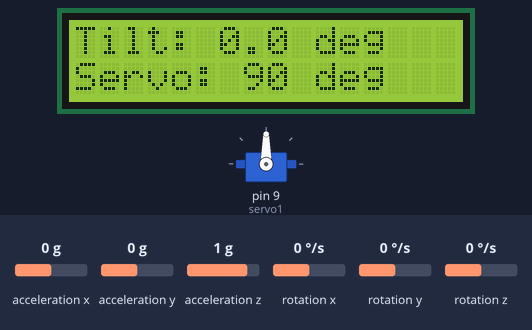
The sketch below on a simulated Arduino Uno, built with avr-gcc and run on an emulated ATmega328P. On the bench: servo, 16×2 character LCD. The inputs (shaded band) are chosen by the test bench; at power-on: acceleration y 0 g, acceleration z 1 g, acceleration x 0 g, rotation x 0 °/s, rotation y 0 °/s, rotation z 0 °/s.

Above: at 1.2 s.
1.3 s: acceleration y set to -1.4 g
At 1.54 s:
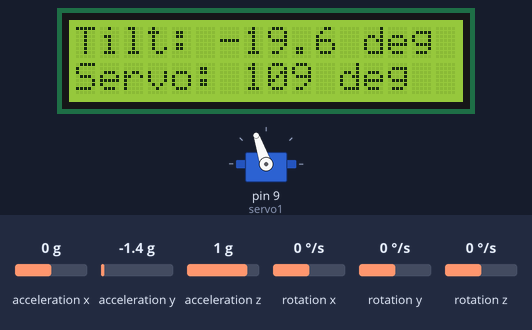
3.2 s: acceleration z set to 0 g
At 3.28 s:
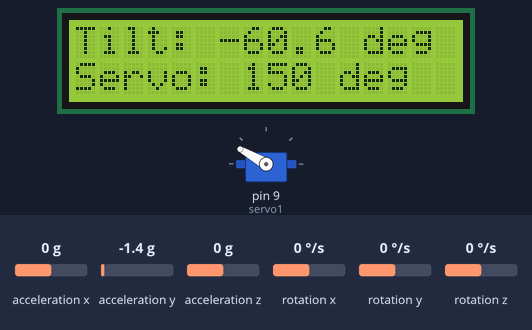
5.2 s: acceleration y set to -0.2 g
6.8 s: acceleration y set to 0 g
At 7.11 s:
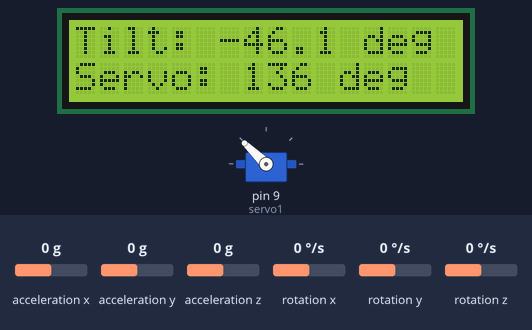
8.3 s: acceleration z set to -1.4 g
At 8.53 s:
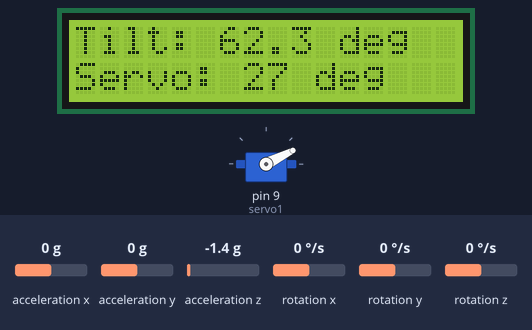
10.1 s: acceleration z set to -0.2 g
11.6 s: acceleration z set to 0.1 g
At 16.3 s:
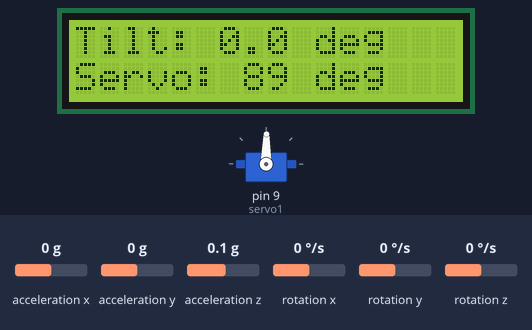
Timing chart, 0 to 17.0 s (numbered marks = the images above; inputs shaded):
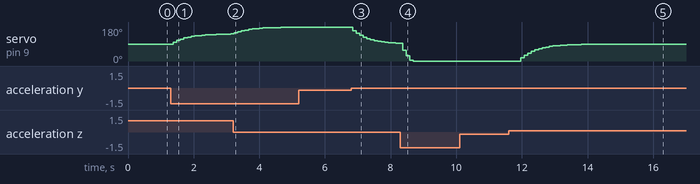

The sketch:

project-8-code.ino
```cpp
#include <Wire.h>
#include <MPU6050.h>
#include <Servo.h>
#include <LiquidCrystal.h>

MPU6050 mpu;
Servo servo1;
LiquidCrystal lcd(2, 3, 4, 5, 6, 7);
const int calibPin = A0;

float offset = 0;

void setup() {
  Wire.begin();
  mpu.initialize();
  servo1.attach(9);
  lcd.begin(16, 2);
  Serial.begin(9600);
  offset = map(analogRead(calibPin), 0, 1023, -20, 20); // one-time calibration read
}

void loop() {
  int16_t ax, ay, az, gx, gy, gz;
  mpu.getMotion6(&ax, &ay, &az, &gx, &gy, &gz);

  float angle = atan2((float)ay, (float)az) * 180.0 / PI;
  angle -= offset;

  static float smoothed = 0;
  smoothed = smoothed * 0.8 + angle * 0.2; // simple smoothing filter

  int servoAngle = constrain(90 - smoothed, 0, 180);
  servo1.write(servoAngle);

  lcd.setCursor(0, 0);
  lcd.print("Tilt: "); lcd.print(smoothed, 1); lcd.print(" deg   ");
  lcd.setCursor(0, 1);
  lcd.print("Servo: "); lcd.print(servoAngle); lcd.print(" deg   ");

  delay(100);
}
```

Measured:
- the behaviour switches between -0.1 and 0 g on acceleration y (found by bisection; images 2 and 3)
- the behaviour switches between -0.1 and 0 g on acceleration z (found by bisection; images 4 and 5)
- after the input at 1.3 s, servo on pin 9 (servo1): moves from 90° to 143° over 1.7 s, starting after 0.08 s; the display: first changes after 0.08 s (image 1 shows a later state)
- after the input at 6.8 s, servo on pin 9 (servo1): moves from 179° to 93° over 1.4 s, starting at once; the display: first changes at once (image 3 shows a later state)
- after the input at 11.6 s, servo on pin 9 (servo1): moves from 0° to 89° over 2.2 s, starting after 0.36 s
